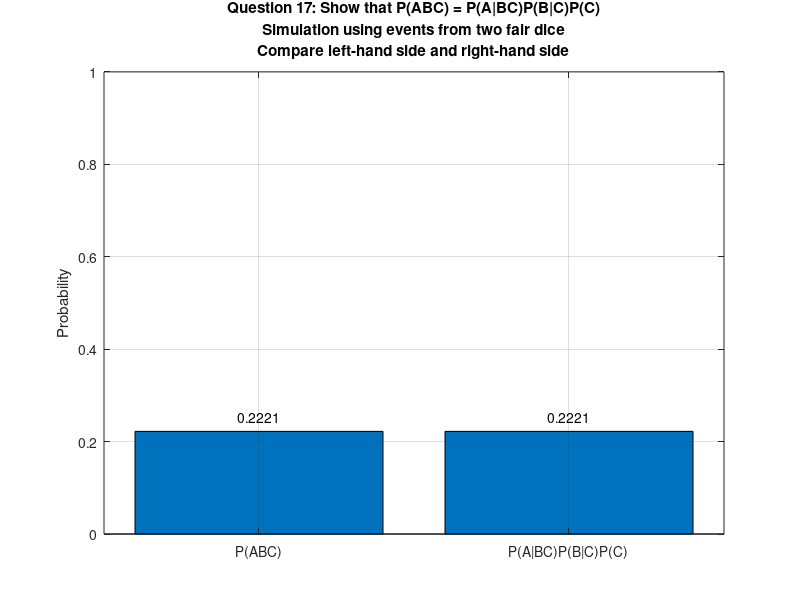

Reproduce this figure in MATLAB.
clc;
clear;
close all;

%% Question 17
% Show that
% P(ABC) = P(A | BC) P(B | C) P(C)

N = 200000;   % number of simulations

% Simulate two fair dice
d1 = randi(6, N, 1);
d2 = randi(6, N, 1);

% Define events A, B, C
% A: sum of dice >= 8
% B: first die is even
% C: second die >= 3
A = (d1 + d2 >= 8);
B = mod(d1, 2) == 0;
C = (d2 >= 3);

% Intersections
ABC = A & B & C;
BC  = B & C;

% Empirical probabilities
P_ABC = mean(ABC);
P_C   = mean(C);

% Conditional probabilities
P_A_given_BC = sum(ABC) / sum(BC);
P_B_given_C  = sum(BC) / sum(C);

% Right-hand side
RHS = P_A_given_BC * P_B_given_C * P_C;

%% Display results
fprintf('Question 17\n');
fprintf('--------------------------------------------------\n');
fprintf('Verify: P(ABC) = P(A|BC) P(B|C) P(C)\n\n');

fprintf('Estimated P(ABC)          = %.6f\n', P_ABC);
fprintf('Estimated P(A|BC)         = %.6f\n', P_A_given_BC);
fprintf('Estimated P(B|C)          = %.6f\n', P_B_given_C);
fprintf('Estimated P(C)            = %.6f\n', P_C);
fprintf('Right-hand side           = %.6f\n', RHS);
fprintf('Difference                = %.6e\n', abs(P_ABC - RHS));

%% Plot comparison
vals = [P_ABC, RHS];

figure;
bar(vals);
set(gca, 'XTick', [1 2]);
set(gca, 'XTickLabel', {'P(ABC)', 'P(A|BC)P(B|C)P(C)'});
ylabel('Probability');
ylim([0 1]);
grid on;

title({
    'Question 17: Show that P(ABC) = P(A|BC)P(B|C)P(C)', ...
    'Simulation using events from two fair dice', ...
    'Compare left-hand side and right-hand side'
});

text(1, vals(1)+0.03, sprintf('%.4f', vals(1)), 'HorizontalAlignment', 'center');
text(2, vals(2)+0.03, sprintf('%.4f', vals(2)), 'HorizontalAlignment', 'center');
